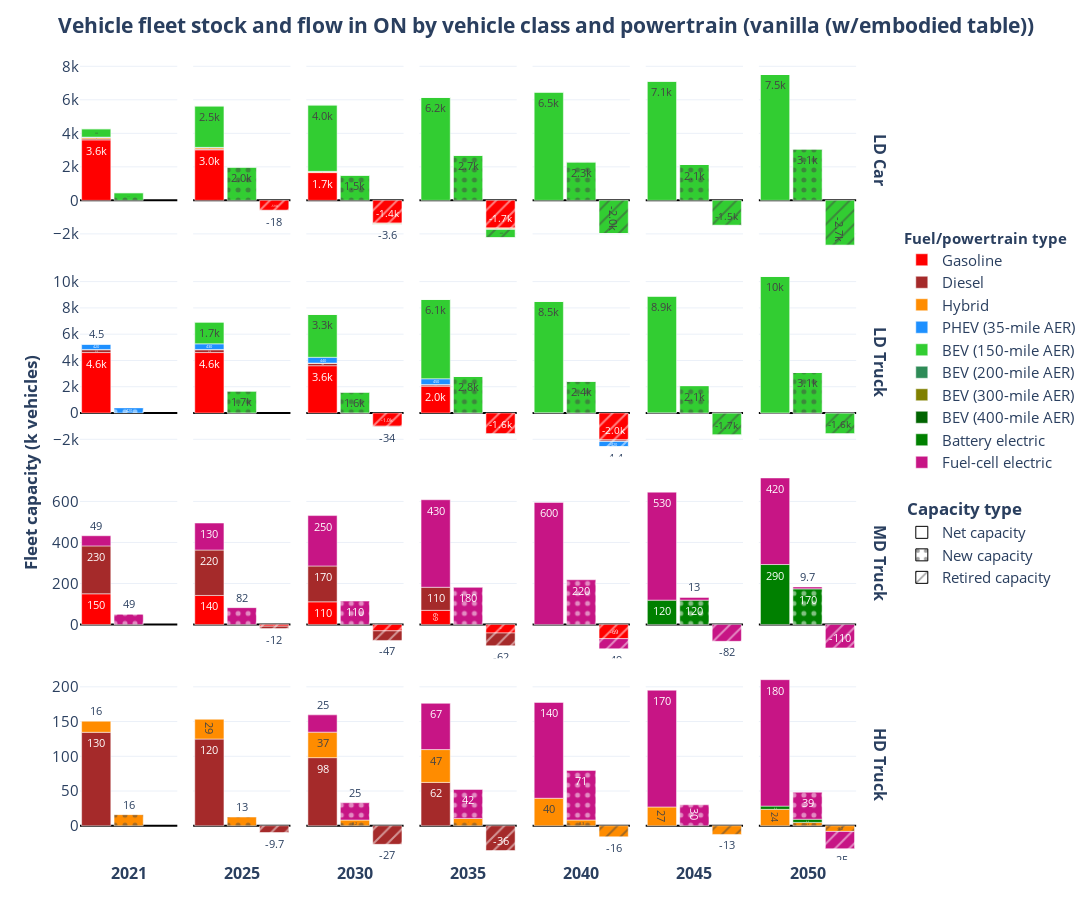

Notebook cell for this chart:
### Code cell
plot_capacity_flow(
    db_variant='vanilla4_embodied', 
    scenario='vanilla4_embodied', 
    scenario_title='vanilla (w/embodied table)',
)
